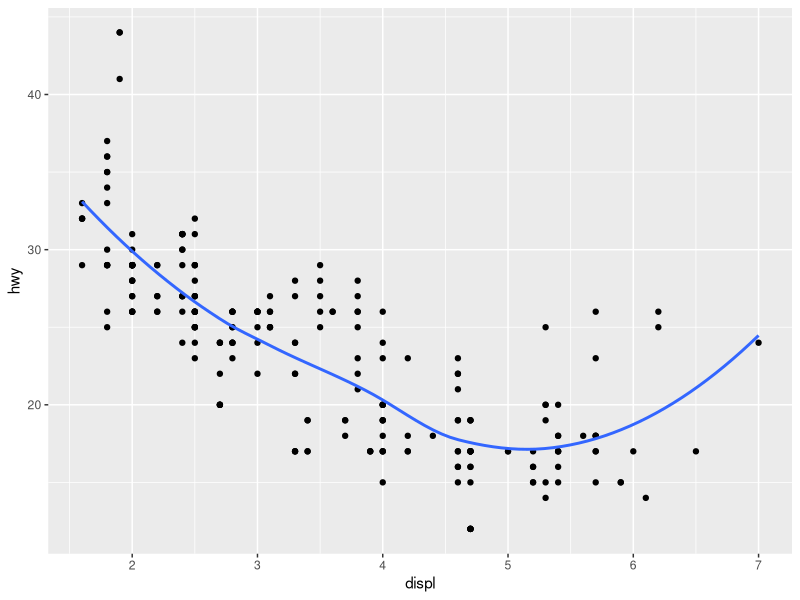

Here is the R script that generated this plot: (Note: this script raises an error after producing the figure.)
## ---- chunk 1
library(ggplot2)
library(dplyr)
## ---- chunk 2
ggplot(mpg, aes(displ, hwy)) + 
  geom_point() + 
  geom_smooth(se = FALSE)
## ---- chunk 3
class <- mpg %>% filter(class == params$my_class)
## ---- chunk 4
ggplot(class, aes(displ, hwy)) + 
  geom_point() + 
  geom_smooth(se = FALSE)
